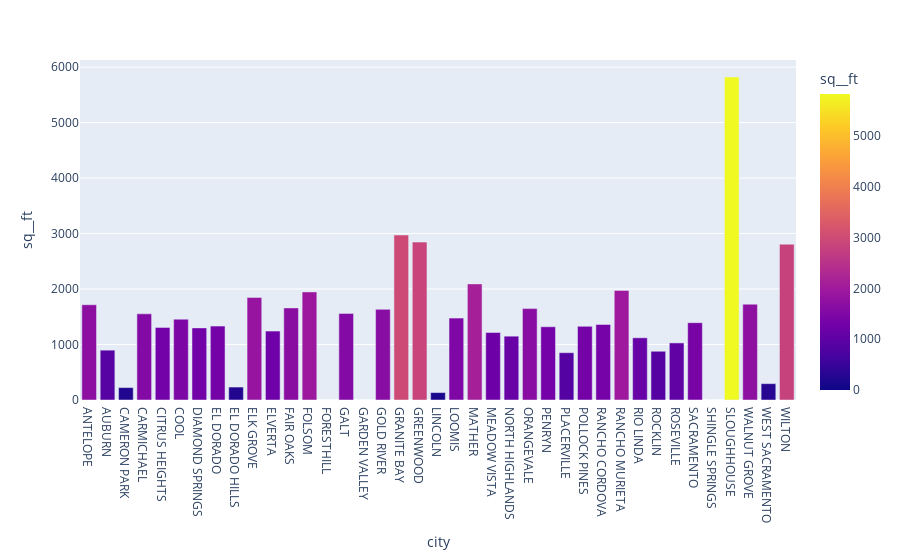

Source (notebook cell):
### Code cell
tmp = data.groupby('city').mean().round(2)
tmp = tmp[['sq__ft','price']]
tmp.reset_index(inplace = True)

fig = px.bar(tmp,x='city',y='sq__ft',color = 'sq__ft')
fig.show()
tmp

### Figure 1 — Plotly figure (JSON) as saved in the notebook; plotly's stock layout.template omitted (floating-point values rounded to 4 significant figures)
{"data": [{"alignmentgroup": "True", "hovertemplate": "city=%{x}<br>sq__ft=%{marker.color}<extra></extra>", "legendgroup": "", "marker": {"color": [1717.0, 898.6, 224, 1553.0, 1309.0, 1457, 1300, 1332, 233.4, 1849.0, 1242.0, 1660.0, 1948.0, 0, 1561.0, 0, 1634.0, 2974, 2846, 133.9, 1476, 2093, 1216, 1150.0, 1647.0, 1320, 852.6, 1328, 1362.0, 1975.0, 1121.0, 878.6, 1029.0, 1394.0, 0, 5822, 1727, 294.7, 2808.0], "coloraxis": "coloraxis"}, "name": "", "offsetgroup": "", "orientation": "v", "showlegend": false, "textposition": "auto", "type": "bar", "x": ["ANTELOPE", "AUBURN", "CAMERON PARK", "CARMICHAEL", "CITRUS HEIGHTS", "COOL", "DIAMOND SPRINGS", "EL DORADO", "EL DORADO HILLS", "ELK GROVE", "ELVERTA", "FAIR OAKS", "FOLSOM", "FORESTHILL", "GALT", "GARDEN VALLEY", "GOLD RIVER", "GRANITE BAY", "GREENWOOD", "LINCOLN", "LOOMIS", "MATHER", "MEADOW VISTA", "NORTH HIGHLANDS", "ORANGEVALE", "PENRYN", "PLACERVILLE", "POLLOCK PINES", "RANCHO CORDOVA", "RANCHO MURIETA", "RIO LINDA", "ROCKLIN", "ROSEVILLE", "SACRAMENTO", "SHINGLE SPRINGS", "SLOUGHHOUSE", "WALNUT GROVE", "WEST SACRAMENTO", "WILTON"], "xaxis": "x", "y": [1717.0, 898.6, 224, 1553.0, 1309.0, 1457, 1300, 1332, 233.4, 1849.0, 1242.0, 1660.0, 1948.0, 0, 1561.0, 0, 1634.0, 2974, 2846, 133.9, 1476, 2093, 1216, 1150.0, 1647.0, 1320, 852.6, 1328, 1362.0, 1975.0, 1121.0, 878.6, 1029.0, 1394.0, 0, 5822, 1727, 294.7, 2808.0], "yaxis": "y"}], "layout": {"barmode": "relative", "coloraxis": {"colorbar": {"title": {"text": "sq__ft"}}, "colorscale": [[0, "#0d0887"], [0.1111, "#46039f"], [0.2222, "#7201a8"], [0.3333, "#9c179e"], [0.4444, "#bd3786"], [0.5556, "#d8576b"], [0.6667, "#ed7953"], [0.7778, "#fb9f3a"], [0.8889, "#fdca26"], [1, "#f0f921"]]}, "legend": {"tracegroupgap": 0}, "margin": {"t": 60}, "xaxis": {"anchor": "y", "domain": [0, 1], "title": {"text": "city"}}, "yaxis": {"anchor": "x", "domain": [0, 1], "title": {"text": "sq__ft"}}}}
